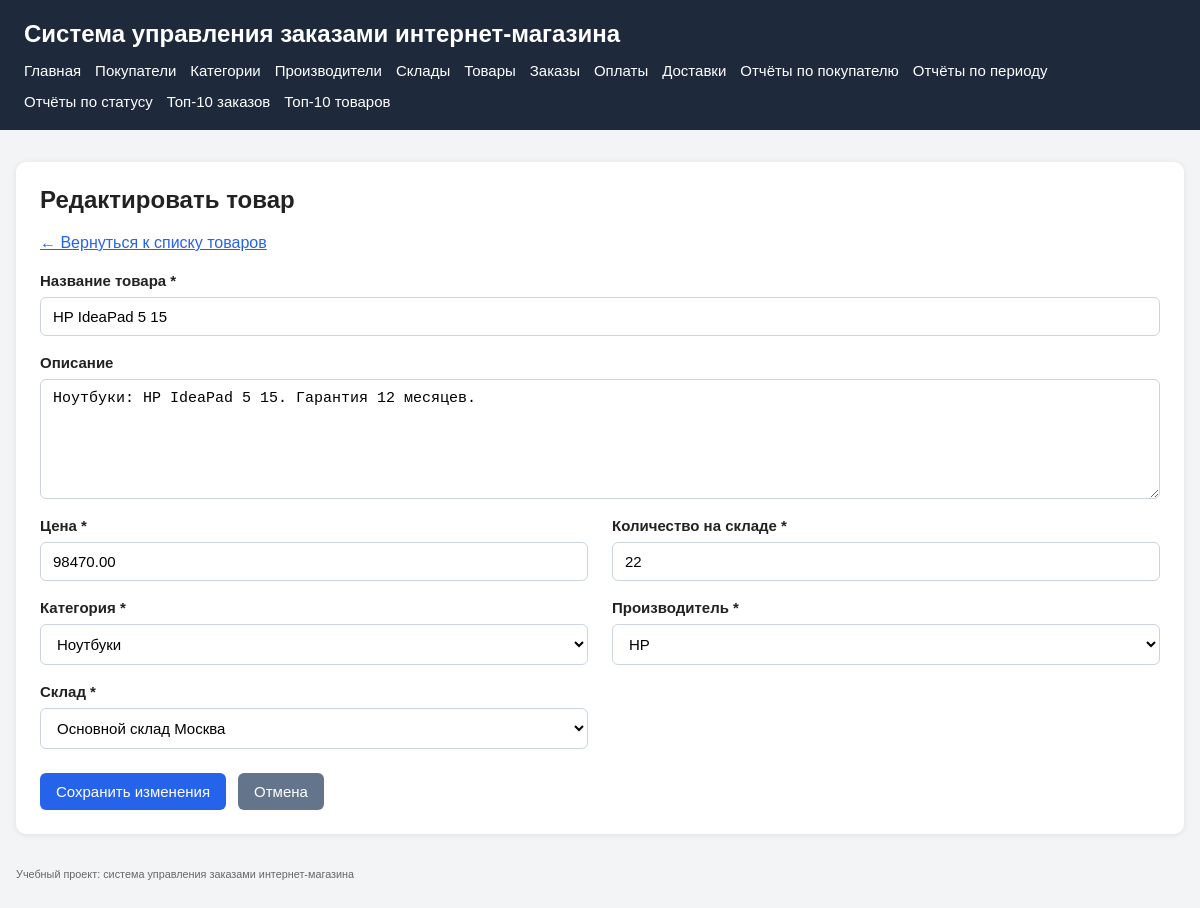
The page /products/edit.php?id=1 on the database its author committed.
### tables this page shows
CREATE TABLE products (
    product_id INT UNSIGNED NOT NULL AUTO_INCREMENT,
    product_name VARCHAR(255) NOT NULL,
    description TEXT NULL,
    price DECIMAL(10,2) NOT NULL,
    stock_qty INT UNSIGNED NOT NULL DEFAULT 0,
    category_id INT UNSIGNED NOT NULL,
    manufacturer_id INT UNSIGNED NOT NULL,
    warehouse_id INT UNSIGNED NOT NULL,
    PRIMARY KEY (product_id),
    KEY idx_products_name (product_name),
    KEY idx_products_category (category_id),
    KEY idx_products_manufacturer (manufacturer_id),
    KEY idx_products_warehouse (warehouse_id),
    CONSTRAINT uk_products_name_warehouse UNIQUE (product_name, warehouse_id),
    CONSTRAINT fk_products_category
        FOREIGN KEY (category_id) REFERENCES categories(category_id)
        ON UPDATE CASCADE
        ON DELETE RESTRICT,
    CONSTRAINT fk_products_manufacturer
        FOREIGN KEY (manufacturer_id) REFERENCES manufacturers(manufacturer_id)
        ON UPDATE CASCADE
        ON DELETE RESTRICT,
    CONSTRAINT fk_products_warehouse
        FOREIGN KEY (warehouse_id) REFERENCES warehouses(warehouse_id)
        ON UPDATE CASCADE
        ON DELETE RESTRICT
);

CREATE TABLE categories (
    category_id INT UNSIGNED NOT NULL AUTO_INCREMENT,
    category_name VARCHAR(150) NOT NULL,
    PRIMARY KEY (category_id),
    UNIQUE KEY uk_categories_name (category_name)
);

CREATE TABLE manufacturers (
    manufacturer_id INT UNSIGNED NOT NULL AUTO_INCREMENT,
    manufacturer_name VARCHAR(150) NOT NULL,
    PRIMARY KEY (manufacturer_id),
    UNIQUE KEY uk_manufacturers_name (manufacturer_name)
);

CREATE TABLE warehouses (
    warehouse_id INT UNSIGNED NOT NULL AUTO_INCREMENT,
    warehouse_name VARCHAR(150) NOT NULL,
    city VARCHAR(100) NOT NULL,
    street VARCHAR(150) NOT NULL,
    house VARCHAR(20) NOT NULL,
    comment VARCHAR(255) NULL,
    PRIMARY KEY (warehouse_id),
    CONSTRAINT uk_warehouses_name UNIQUE (warehouse_name)
);

### src/includes/db.php (called while the page is built, shortened)
<?php
$configPath = __DIR__ . '/../config/config.local.php';
if (!file_exists($configPath)) {
    $configPath = __DIR__ . '/../config/config.example.php';
}
$config = require $configPath;
function app_config(): array
{
    global $config;
    return $config;
}
function base_url(string $path = ''): string
{
    $config = app_config();
    $base = rtrim($config['app']['base_url'] ?? '', '/');
    return $base . '/' . ltrim($path, '/');
}
function db(): PDO
{
    $config = app_config();
    $db = $config['db'];
    $dsn = sprintf(
        'mysql:host=%s;port=%d;dbname=%s;charset=%s',
        $db['host'],
        $db['port'],
        $db['name'],
        $db['charset']
    );
    $pdo = new PDO($dsn, $db['user'], $db['pass'], [
        PDO::ATTR_ERRMODE => PDO::ERRMODE_EXCEPTION,
        PDO::ATTR_DEFAULT_FETCH_MODE => PDO::FETCH_ASSOC,
        PDO::ATTR_EMULATE_PREPARES => false,
    ]);
    return $pdo;
}

### src/config/config.example.php (called while the page is built)
<?php
return [
    'app' => [
        'base_url' => getenv('APP_BASE_URL') ?: '',
        'name' => getenv('APP_NAME') ?: 'Система управления заказами интернет-магазина',
    ],
    'db' => [
        'host' => getenv('DB_HOST') ?: 'db',
        'port' => (int)(getenv('DB_PORT') ?: 3306),
        'name' => getenv('DB_NAME') ?: 'shop_orders',
        'user' => getenv('DB_USER') ?: 'shop_user',
        'pass' => getenv('DB_PASSWORD') ?: '',
        'charset' => getenv('DB_CHARSET') ?: 'utf8mb4',
    ],
];

### src/products/edit.php (the view, shortened to what this page needs)
<?php
$errorMessage = null;
$productId = (int)($_GET['id'] ?? 0);
$formData = [
    'product_name' => '',
    'description' => '',
    'price' => '',
    'stock_qty' => '',
    'category_id' => '',
    'manufacturer_id' => '',
    'warehouse_id' => '',
];
$categories = [];
$manufacturers = [];
$warehouses = [];
require_once __DIR__ . '/../includes/db.php';
try {
    $pdo = db();
    $categories = $pdo->query(
        'SELECT category_id, category_name
         FROM categories
         ORDER BY category_name ASC'
    )->fetchAll();
    $manufacturers = $pdo->query(
        'SELECT manufacturer_id, manufacturer_name
         FROM manufacturers
         ORDER BY manufacturer_name ASC'
    )->fetchAll();
    $warehouses = $pdo->query(
        'SELECT warehouse_id, warehouse_name
         FROM warehouses
         ORDER BY warehouse_name ASC'
    )->fetchAll();
    if ($errorMessage === null && $_SERVER['REQUEST_METHOD'] !== 'POST') {
        $stmt = $pdo->prepare(
            'SELECT
                product_id,
                product_name,
                description,
                price,
                stock_qty,
                category_id,
                manufacturer_id,
                warehouse_id
             FROM products
             WHERE product_id = :product_id'
        );
        $stmt->execute([
            ':product_id' => $productId,
        ]);
        $product = $stmt->fetch();
        if (!$product) {
            $errorMessage = 'Товар не найден.';
        } else {
            foreach ($formData as $key => $value) {
                $formData[$key] = (string)($product[$key] ?? '');
            }
        }
    }
} catch (PDOException $e) {
    if ($e->getCode() === '23000') {
        $errorMessage = 'Товар с таким названием уже существует на выбранном складе.';
    } else {
        $errorMessage = 'Не удалось сохранить изменения товара.';
    }
} catch (Throwable $e) {
    $errorMessage = 'Произошла непредвиденная ошибка при редактировании товара.';
}
require_once __DIR__ . '/../includes/header.php';
require_once __DIR__ . '/../includes/menu.php';
?>
<main>
    <section class="card">
        <h2>Редактировать товар</h2>
        <p>
            <a href="<?= htmlspecialchars(base_url('products/list.php'), ENT_QUOTES, 'UTF-8') ?>">
                ← Вернуться к списку товаров
            </a>
        </p>
        <?php if ($productId > 0 && ($errorMessage === null || $_SERVER['REQUEST_METHOD'] === 'POST')): ?>
            <form method="post" action="<?= htmlspecialchars(base_url('products/edit.php?id=' . $productId), ENT_QUOTES, 'UTF-8') ?>">
                <div class="form-grid">
                    <div class="form-group form-group-full">
                        <label for="product_name">Название товара *</label>
                        <input
                            type="text"
                            id="product_name"
                            name="product_name"
                            value="<?= htmlspecialchars($formData['product_name'], ENT_QUOTES, 'UTF-8') ?>"
                            required
                        >
                    </div>
                    <div class="form-group form-group-full">
                        <label for="description">Описание</label>
                        <textarea
                            id="description"
                            name="description"
                            rows="4"
                        ><?= htmlspecialchars($formData['description'], ENT_QUOTES, 'UTF-8') ?></textarea>
                    </div>
                    <div class="form-group">
                        <label for="price">Цена *</label>
                        <input
                            type="number"
                            id="price"
                            name="price"
                            step="0.01"
                            min="0"
                            value="<?= htmlspecialchars($formData['price'], ENT_QUOTES, 'UTF-8') ?>"
                            required
                        >
                    </div>
                    <div class="form-group">
                        <label for="stock_qty">Количество на складе *</label>
                        <input
                            type="number"
                            id="stock_qty"
                            name="stock_qty"
                            step="1"
                            min="0"
                            value="<?= htmlspecialchars($formData['stock_qty'], ENT_QUOTES, 'UTF-8') ?>"
                            required
                        >
                    </div>
                    <div class="form-group">
                        <label for="category_id">Категория *</label>
                        <select id="category_id" name="category_id" required>
                            <?php foreach ($categories as $category): ?>
                                <option
                                    value="<?= (int)$category['category_id'] ?>"
                                    <?= $formData['category_id'] === (string)$category['category_id'] ? 'selected' : '' ?>
                                >
                                    <?= htmlspecialchars((string)$category['category_name'], ENT_QUOTES, 'UTF-8') ?>
                                </option>
                            <?php endforeach; ?>
                        </select>
                    </div>
                    <div class="form-group">
                        <label for="manufacturer_id">Производитель *</label>
                        <select id="manufacturer_id" name="manufacturer_id" required>
                            <?php foreach ($manufacturers as $manufacturer): ?>
                                <option
                                    value="<?= (int)$manufacturer['manufacturer_id'] ?>"
                                    <?= $formData['manufacturer_id'] === (string)$manufacturer['manufacturer_id'] ? 'selected' : '' ?>
                                >
                                    <?= htmlspecialchars((string)$manufacturer['manufacturer_name'], ENT_QUOTES, 'UTF-8') ?>
                                </option>
                            <?php endforeach; ?>
                        </select>
                    </div>
                    <div class="form-group">
                        <label for="warehouse_id">Склад *</label>
                        <select id="warehouse_id" name="warehouse_id" required>
                            <?php foreach ($warehouses as $warehouse): ?>
                                <option
                                    value="<?= (int)$warehouse['warehouse_id'] ?>"
                                    <?= $formData['warehouse_id'] === (string)$warehouse['warehouse_id'] ? 'selected' : '' ?>
                                >
                                    <?= htmlspecialchars((string)$warehouse['warehouse_name'], ENT_QUOTES, 'UTF-8') ?>
                                </option>
                            <?php endforeach; ?>
                        </select>
                    </div>
                </div>
                <div class="form-actions">
                    <button type="submit">Сохранить изменения</button>
                    <a class="btn btn-secondary" href="<?= htmlspecialchars(base_url('products/list.php'), ENT_QUOTES, 'UTF-8') ?>">
                        Отмена
                    </a>
                </div>
            </form>
        <?php endif; ?>
    </section>
</main>
<?php require_once __DIR__ . '/../includes/footer.php'; ?>

### src/assets/css/style.css (style rules this page uses)
* { box-sizing: border-box; }
body { margin: 0; padding: 0; font-family: Arial, sans-serif; background: #f3f4f6; color: #222; }
main { max-width: 1200px; margin: 32px auto; padding: 0 16px; }
.card { background: #fff; border-radius: 10px; padding: 24px; margin-bottom: 20px; box-shadow: 0 1px 6px rgba(0, 0, 0, 0.08); }
.card h2 { margin-top: 0; margin-bottom: 20px; font-size: 24px; }
a { color: #2563eb; }
.form-grid { display: grid; grid-template-columns: repeat(2, minmax(280px, 1fr)); gap: 18px 24px; margin-top: 20px; }
.form-group { display: flex; flex-direction: column; }
.form-group-full { grid-column: 1 / -1; }
label { display: block; margin-bottom: 8px; font-weight: 600; font-size: 15px; }
input[type="text"], input[type="email"], input[type="number"], input[type="date"], input[type="datetime-local"], select, textarea { width: 100%; padding: 10px 12px; border: 1px solid #cbd5e1; border-radius: 6px; font-size: 15px; background: #fff; }
textarea { min-height: 120px; resize: vertical; }
.form-actions { margin-top: 24px; display: flex; gap: 12px; align-items: center; }
button, .btn { display: inline-block; padding: 10px 16px; border: none; border-radius: 6px; background: #2563eb; color: #fff; font-size: 15px; text-decoration: none; cursor: pointer; }
.btn-secondary { background: #64748b; }

### rows shown on the page
products: product_name "HP IdeaPad 5 15", description "Ноутбуки: HP IdeaPad 5 15. Гарантия 12 месяцев.", price "98470.00", stock_qty "22", category_id "Ноутбуки", manufacturer_id "HP", warehouse_id "Основной склад Москва"

### other values the page prints
app_config()['app']['name'] "Система управления заказами интернет-магазина"
